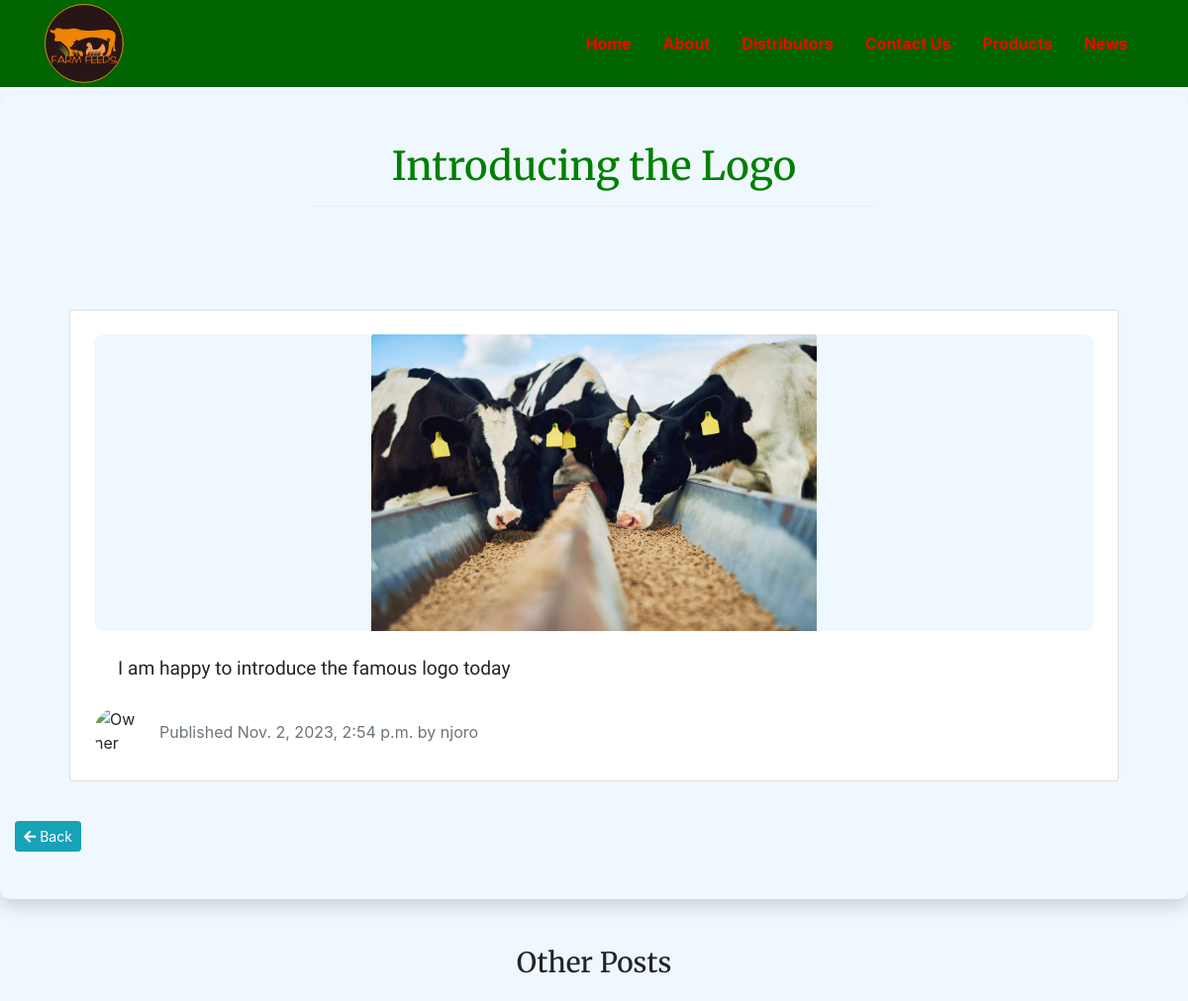
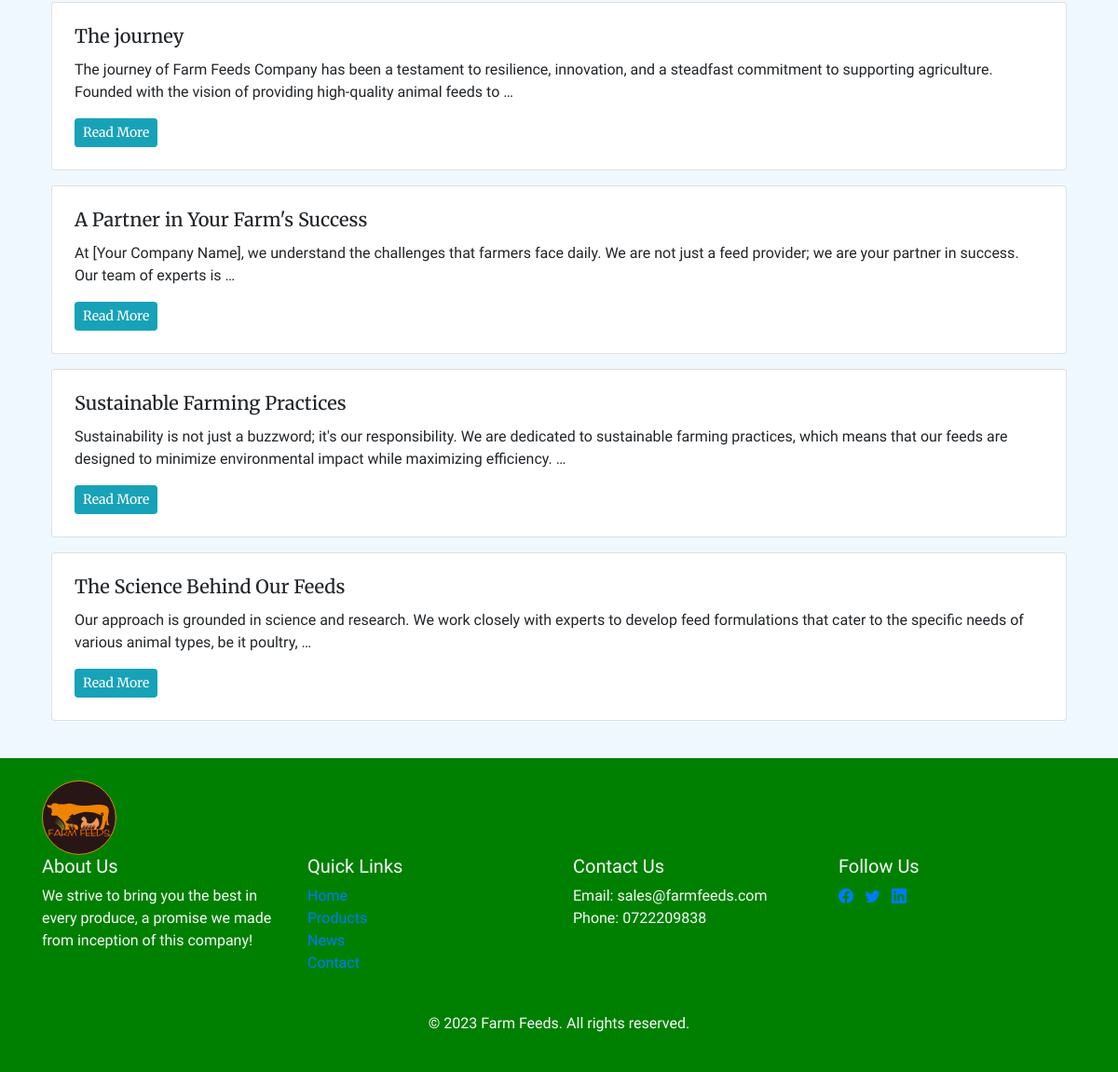
The page /blog/2023/11/2/introducing-the-logo/ on the database its author committed (2 pictures, top to bottom).
### blog/models.py (models this page shows, shortened)
class Post(models.Model):
    STATUS_CHOICES = (
    ('draft', 'Draft'),
    ('published', 'Published'),
)
    image = models.ImageField(upload_to='blogspics/%y/%m/%d', blank=True)
    title = models.CharField(max_length=250)
    slug = models.SlugField(max_length=250,unique_for_date='publish')
    author = models.ForeignKey(User,on_delete=models.CASCADE,related_name='blog_posts')
    body = models.TextField()
    publish = models.DateTimeField(default=timezone.now)
    created = models.DateTimeField(auto_now_add=True)
    updated = models.DateTimeField(auto_now=True)
    status = models.CharField(max_length=10,choices=STATUS_CHOICES,default='draft')
    video = models.FileField(upload_to='blog_videos/', null=True, blank=True)
    class Meta:
        ordering = ('-publish',)
    def get_absolute_url(self):
        return reverse('blog:post_detail',args=[self.publish.year,self.publish.month,self.publish.day, self.slug])

### blog/views.py (the view)
# urls.py: path('<int:year>/<int:month>/<int:day>/<slug:post>/',views.post_detail,name='post_detail'),
def post_detail(request, year, month, day, post):
    post = get_object_or_404(Post, slug=post, status='published',
                             publish__year=year, publish__month=month, publish__day=day)
    '''get all post excpt the current post'''
    related_posts = Post.objects.all().exclude(id=post.id)[:4]
    return render(request, 'blog/post/detail.html', {'post': post, 'related_posts': related_posts})

### cart/context_processors.py (called while the page is built)
def cart(request):
    return {'cart': Cart(request)}

### blog/templates/blog/post/detail.html (shortened to what this page needs)
{% extends 'shop/base.html' %}
{% block content %}
  <div class="container-fluid py-4 py-xl-5 shadow shadow-2 my-2" style="background-color: aliceblue; border-radius: 10px">
    <div class="row mb-5">
      <div class="col-md-8 col-xl-6 text-center mx-auto">
        <h2 class="animate__animated animate__bounce" style="font-family: merriweather; font-size: 40px; color: green;">{{ post.title }}</h2>
        <hr />
      </div>
    </div>
    <div class="row gy-4 row-cols-1 row-cols-md-2 row-cols-xl-3 m-4">
      <div class="col">
        {% if post.image %}
          <div class="card m-3">
            <div class="card-body p-4">
              <div class="text-center" style="background-color: aliceblue; border-radius: 10px; overflow: hidden;">
                <img class="card-img-top d-block mx-auto fit-cover" style="max-height: 300px; width: auto;" src="{{ post.image.url }}" alt="{{ post.title }}" />
              </div>
              <p class="card-text m-4" style="font-family: arapey; font-size: larger;">{{ post.body }}</p>
              <div class="d-flex align-items-center">
                <img class="rounded-circle flex-shrink-0 me-3 fit-cover" width="50" height="50" src="https://cdn.bootstrapstudio.io/placeholders/1400x800.png" alt="Owner Image" />
                <div>
                  <p class="text-muted mb-0">Published {{ post.publish }} by {{ post.author }}</p>
                </div>
              </div>
            </div>
          </div>
        {% endif %}
      </div>
    </div>
    <a class="btn btn-info btn-sm" href="{% url 'blog:post_list' %}"><i class="fas fa-arrow-left"></i> Back</a>
  </div>
  <div class="row gy-4 row-cols-1 row-cols-md-2 row-cols-xl-3 m-4">
    <div class="col">
      <h3 class="mb-4 text-center" style="font-family: merriweather;">Other Posts</h3>
      {% for related_post in related_posts %}
        <div class="card m-3">
          <div class="card-body p-4">
            <h5 class="card-title" style="font-family: merriweather;">{{ related_post.title }}</h5>
            <p class="card-text" style="font-family: arapey;">{{ related_post.body|truncatewords:30 }}</p>
            <a href="{{ related_post.get_absolute_url }}" class="btn btn-info btn-sm" style="font-family: merriweather;">Read More</a>
          </div>
        </div>
      {% endfor %}
    </div>
  </div>
{% endblock %}

### shop/static/css/base.css (style rules this page uses)
body { margin: 0; padding: 0; font-family: helvetica, sans-serif; }
h1, h2, h3, h4, h5, h6 { font-family: "Ubuntu", sans-serif; font-weight: normal; }
a { text-decoration: none; color: #5993bb; }

### shop/static/css/main.css (style rules this page uses)
body { font-family: Arial, sans-serif; }

### rows shown on the page
Post: title "Introducing the Logo", image (picture), body "I am happy to introduce the famous logo today", publish "Nov. 2, 2023, 2:54 p.m.", author "njoro"
Post: title "The journey", body "The journey of Farm Feeds Company has been a testament to resilience, innovation, and a steadfast commitment to supporting agriculture. Founded with the vision of providing high-quality animal feeds to …"
Post: title "A Partner in Your Farm's Success", body "At [Your Company Name], we understand the challenges that farmers face daily. We are not just a feed provider; we are your partner in success. Our team of experts is …"
Post: title "Sustainable Farming Practices", body "Sustainability is not just a buzzword; it's our responsibility. We are dedicated to sustainable farming practices, which means that our feeds are designed to minimize environmental impact while maximizing efficiency. …"
Post: title "The Science Behind Our Feeds", body "Our approach is grounded in science and research. We work closely with experts to develop feed formulations that cater to the specific needs of various animal types, be it poultry, …"
